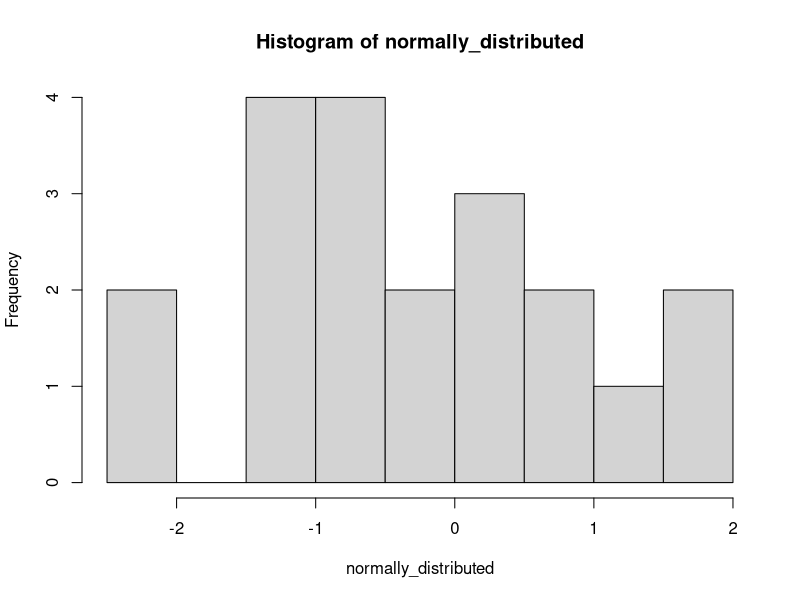
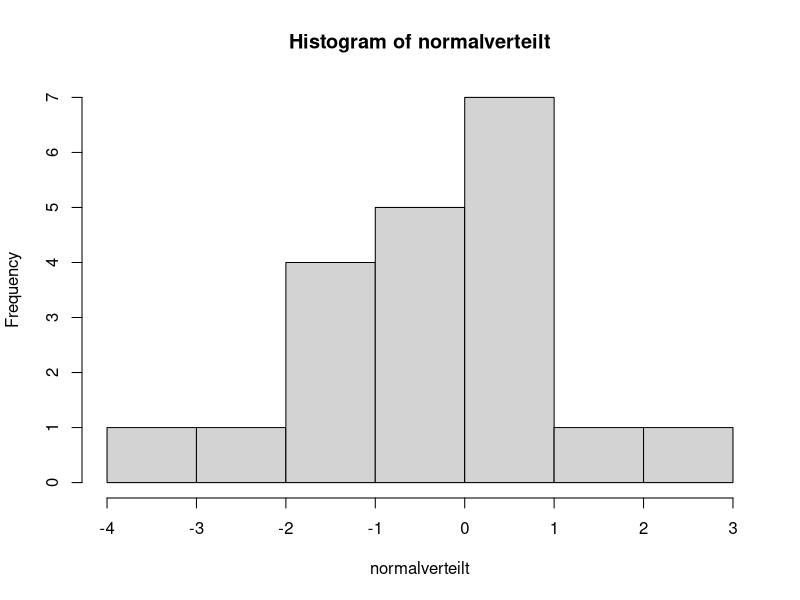

The R script that drew these images, in order:
## ---- chunk 1
tehilla <- 54
tehilla
## ---- chunk 2
age_obj <- 35
age_obj_2 <- 1
I_will_be_X_next_year <-  age_obj + age_obj_2
I_will_be_X_next_year
## ---- chunk 3
my_variable <- 10
my_variable
## ---- chunk 4
name <- "Tehilla"
## ---- chunk 5
numeric_vector <- c(1, 2, 3, 4, 5)
character_vector <- c("apple", "banana", "cherry")
## ---- chunk 6
x <- 5    # numeric, specifically an integer
y <- 5.5  # numeric, specifically a double
## ---- chunk 7
name <- "John Doe"
name
## ---- chunk 8
flag <- TRUE
flag
## ---- chunk 9
count <- 23L
count
## ---- chunk 10
gender <- factor(c("Male", "Female", "Female", "Male"))
gender
## ---- chunk 11
my_list <- list(name = "Alice", age = 25, scores = c(85, 90, 92))
my_list
## ---- chunk 12
# Create a numeric vector
numbers <- c(5, 10, 15, 20, 25) 

# The function c() is used very often. It combines elements into a vector.
numbers
## ---- chunk 13
# Calculate the mean
average <- mean(numbers)

# Print the result
print(average)

## ---- chunk 14
seq(from = 1, to = 10, by = 1)
seq(from = 1, to = 10, length.out = 5)
## ---- chunk 15
rnorm(n = 20, mean = 0, sd = 1) # randomly draws 20 values from the normal distribution with a mean of 0 and SD of 1
## ---- chunk 16
normally_distributed <- rnorm(n = 20, mean = 0, sd = 1)
hist(normally_distributed) 
## ---- chunk 17
tehilla <- 54
tehilla
## ---- chunk 18
age_obj <- 35
age_obj_2 <- 1
Ich_werde_nächstes_Jahr_X_sein <-  age_obj + age_obj_2
Ich_werde_nächstes_Jahr_X_sein

## ---- chunk 19
meine_variable <- 10
meine_variable
## ---- chunk 20
name <- "Tehilla"

## ---- chunk 21
numerischer_vektor <- c(1, 2, 3, 4, 5)
character_vektor <- c("Apfel", "Banane", "Kirsche")
## ---- chunk 22
x <- 5    # numerisch, speziell eine Ganzzahl
y <- 5.5  # numerisch, speziell eine Dezimalzahl
## ---- chunk 23
name <- "John Doe"
name
## ---- chunk 24
flag <- TRUE
flag
## ---- chunk 25
anzahl <- 23L
anzahl
## ---- chunk 26
geschlecht <- factor(c("Männlich", "Weiblich", "Weiblich", "Männlich"))
geschlecht
## ---- chunk 27
meine_liste <- list(name = "Alice", alter = 25, punkte = c(85, 90, 92))
meine_liste
## ---- chunk 28
vector <- c(1,4,6,8) # die Funktion c() braucht man sehr oft. Sie fügt Elemente␣ ↪zu einem Vektor zusammen
vector
## ---- chunk 29
# Einen numerischen Vektor erstellen
zahlen <- c(5, 10, 15, 20, 25)

# Die Funktion c() wird sehr oft verwendet. Sie fügt Elemente zu einem Vektor zusammen.
zahlen
## ---- chunk 30
# Den Mittelwert berechnen
durchschnitt <- mean(zahlen)

# Das Ergebnis ausgeben
print(durchschnitt)
## ---- chunk 31
seq(from = 1, to = 10, by = 1)
seq(from = 1, to = 10, length.out = 5)
## ---- chunk 32
rnorm(n = 20, mean = 0, sd = 1) 
## ---- chunk 33
normalverteilt <- rnorm(n = 20, mean = 0, sd = 1)
hist(normalverteilt) 
